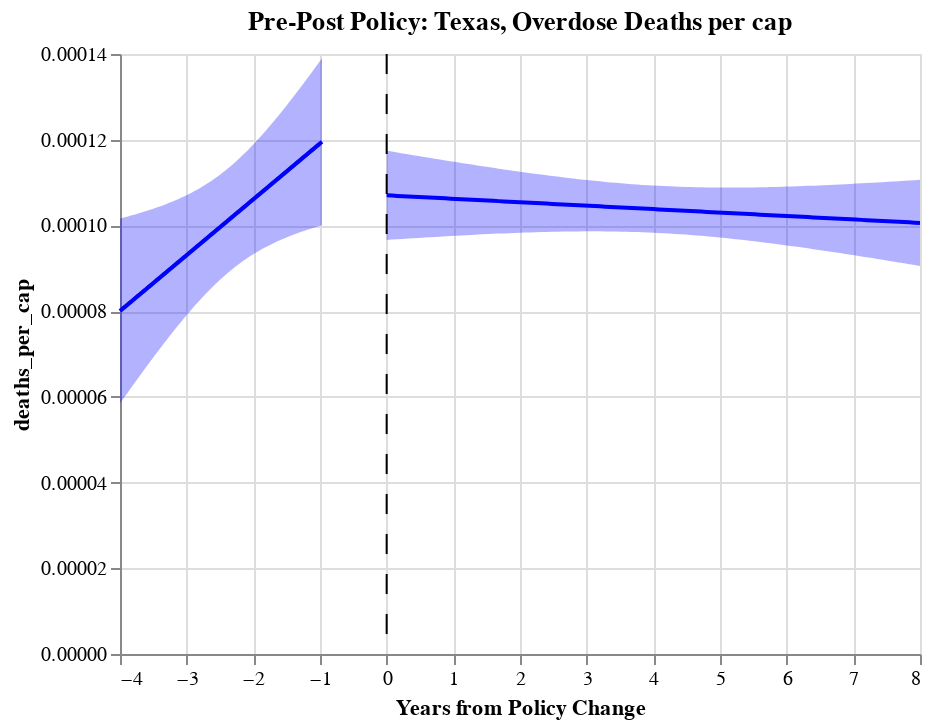

Notebook source saved alongside this figure:
### Code cell
# texas deaths pre/post plot
before=alt.Chart(tx_death_before,title="Pre-Post Policy: Texas, Overdose Deaths per cap").encode(x="policy_years", y="deaths_per_cap")
base=before.transform_regression("policy_years","deaths_per_cap").mark_line() 

fit, before_line = get_reg_fit(
    tx_death_before, yvar="deaths_per_cap", xvar="policy_years", alpha=0.05
)
fit, after_line = get_reg_fit(
    tx_death_after, yvar="deaths_per_cap", xvar="policy_years", alpha=0.05
)

tx_chart_death=base+before_line+after_line+sep_line
tx_chart_death
